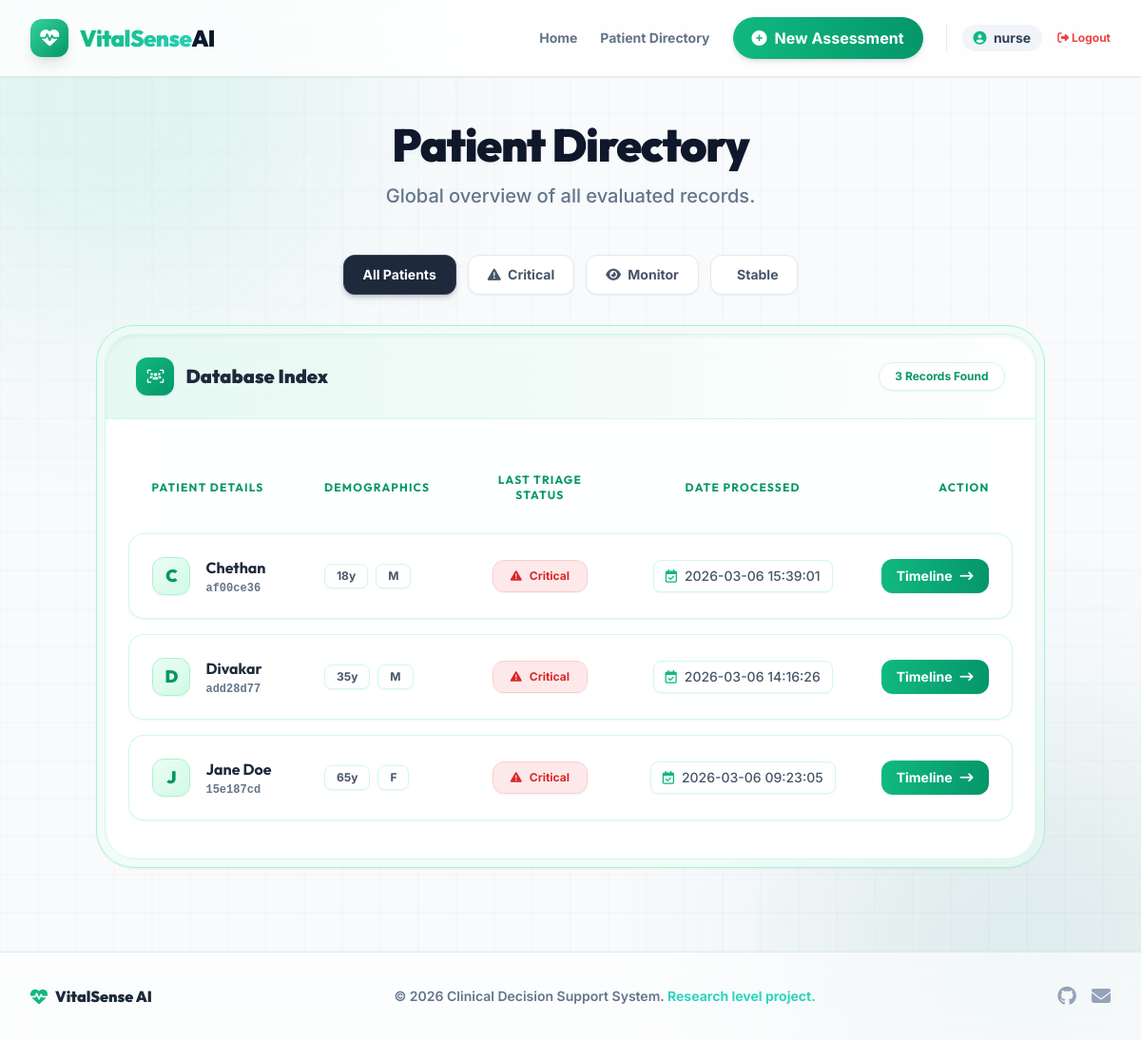
Screenshot of /history (signed in) with the database file from the repository.
### tables this page shows
CREATE TABLE assessments (
            id INTEGER PRIMARY KEY AUTOINCREMENT,
            patient_db_id INTEGER NOT NULL,
            heart_rate REAL,
            sys_bp REAL,
            dia_bp REAL,
            spo2 REAL,
            temperature REAL,
            resp_rate REAL,
            chest_pain INTEGER,
            shortness_breath INTEGER,
            fever INTEGER,
            dizziness INTEGER,
            fatigue INTEGER,
            palpitations INTEGER,
            nausea INTEGER,
            headache INTEGER,
            
            ai_risk_level INTEGER,
            ai_confidence REAL,
            recommended_doctor TEXT,
            recommended_actions TEXT,
            
            created_at TIMESTAMP DEFAULT CURRENT_TIMESTAMP,
            FOREIGN KEY(patient_db_id) REFERENCES patients(id)
        );

CREATE TABLE patients (
            id INTEGER PRIMARY KEY AUTOINCREMENT,
            patient_id TEXT UNIQUE NOT NULL,
            name TEXT NOT NULL,
            age INTEGER NOT NULL,
            gender TEXT NOT NULL,
            weight REAL NOT NULL,
            history_hypertension INTEGER,
            history_diabetes INTEGER,
            history_heart_disease INTEGER,
            created_at TIMESTAMP DEFAULT CURRENT_TIMESTAMP
        , room_no TEXT, bed_no TEXT);

### app.py (the view)
@app.route('/history')
@login_required
def history():
    patients = database.get_all_patients_with_latest_assessment()
    return render_template('history.html', patients=patients)

### templates/history.html (shortened to what this page needs)
{% extends "base.html" %}
{% block content %}
<div class="max-w-7xl mx-auto py-12 px-4 sm:px-6 lg:px-8 relative z-10">
    <div class="mb-12 text-center relative animate-fade-in-up delay-100">
        <h2 class="text-5xl font-black font-display text-slate-900 tracking-tight drop-shadow-sm">Patient Directory</h2>
        <p class="mt-4 text-xl text-slate-500 font-medium">Global overview of all evaluated records.</p>
    </div>
    <div class="flex justify-center gap-3 mb-8 animate-fade-in-up delay-150" id="patientFilters">
        <button data-filter="all" class="px-5 py-2.5 rounded-xl text-sm font-bold bg-slate-800 text-white shadow-md shadow-slate-800/20 transition-all border border-slate-700 hover:scale-105">All Patients</button>
        <button data-filter="critical" class="px-5 py-2.5 rounded-xl text-sm font-bold bg-white text-slate-600 hover:bg-slate-50 shadow-sm transition-all border border-slate-200 hover:text-red-600 hover:border-red-200 hover:scale-105"><i class="fa-solid fa-triangle-exclamation mr-1"></i> Critical</button>
        <button data-filter="monitor" class="px-5 py-2.5 rounded-xl text-sm font-bold bg-white text-slate-600 hover:bg-slate-50 shadow-sm transition-all border border-slate-200 hover:text-amber-500 hover:border-amber-200 hover:scale-105"><i class="fa-solid fa-eye mr-1"></i> Monitor</button>
        <button data-filter="stable" class="px-5 py-2.5 rounded-xl text-sm font-bold bg-white text-slate-600 hover:bg-slate-50 shadow-sm transition-all border border-slate-200 hover:text-emerald-500 hover:border-emerald-200 hover:scale-105"> Stable</button>
    </div>
    <div class="glass-panel bg-medical-50/50 rounded-[2.5rem] p-2 animate-fade-in-up delay-200 transition-all duration-500 hover:shadow-xl hover:shadow-medical-500/10 mb-10 border border-medical-200 shadow-sm">
        <div class="bg-white/95 backdrop-blur-xl rounded-[2rem] overflow-hidden border border-medical-100 shadow-inner">
            <div class="bg-gradient-to-r from-medical-500/10 to-transparent px-8 py-6 border-b border-medical-100 flex flex-col sm:flex-row items-start sm:items-center justify-between gap-4">
                <h3 class="text-xl font-black font-display text-slate-800 flex items-center gap-3">
                    <div class="w-10 h-10 rounded-xl bg-gradient-to-br from-medical-500 to-medical-600 text-white flex items-center justify-center shadow-sm shadow-medical-500/20">
                        <i class="fa-solid fa-users-viewfinder text-sm"></i>
                    </div>
                    Database Index
                </h3>
                <span class="bg-white text-medical-600 text-xs font-bold px-4 py-1.5 rounded-full border border-medical-100 shadow-sm">{{ patients|length }} Records Found</span>
            </div>
        <div class="overflow-x-auto p-6">
            <table class="w-full border-separate border-spacing-y-4" style="min-width: 800px;">
                <thead>
                    <tr>
                        <th scope="col" class="px-6 py-4 text-left text-xs font-bold font-display text-medical-600 uppercase tracking-widest w-[30%]">Patient Details</th>
                        <th scope="col" class="px-6 py-4 text-left text-xs font-bold font-display text-medical-600 uppercase tracking-widest min-w-[150px]">Demographics</th>
                        <th scope="col" class="px-6 py-4 text-center text-xs font-bold font-display text-medical-600 uppercase tracking-widest min-w-[140px]">Last Triage Status</th>
                        <th scope="col" class="px-6 py-4 text-center text-xs font-bold font-display text-medical-600 uppercase tracking-widest min-w-[180px]">Date Processed</th>
                        <th scope="col" class="px-6 py-4 text-right text-xs font-bold font-display text-medical-600 uppercase tracking-widest w-[160px]">Action</th>
                    </tr>
                </thead>
                <tbody class="bg-transparent">
                    {% for p in patients %}
                    <tr class="group relative bg-white/80 hover:bg-white border border-medical-100 rounded-2xl shadow-sm hover:shadow-md hover:shadow-medical-500/10 transition-all duration-300 transform hover:-translate-y-1 animate-fade-in-up patient-row" data-risk="{{ p.ai_risk_level }}" style="animation-delay: {{ loop.index0 * 100 + 300 }}ms;">
                        <td class="relative px-6 py-5 whitespace-nowrap rounded-l-2xl border-y border-l border-medical-100 group-hover:border-medical-300 transition-colors">
                            <div class="flex items-center">
                                <div class="flex-shrink-0 h-10 w-10 flex items-center justify-center rounded-xl bg-gradient-to-br from-medical-50 to-medical-100 text-medical-600 font-black font-display text-lg shadow-sm border border-medical-200 group-hover:rotate-12 transition-transform duration-300">
                                    {{ p.name[0]|upper }}
                                </div>
                                <div class="ml-4">
                                    <div class="text-base font-bold text-slate-800 font-display group-hover:text-medical-600 transition-colors">{{ p.name }}</div>
                                    <div class="text-xs font-semibold text-slate-500 font-mono mt-0.5">{{ p.patient_id }}</div>
                                </div>
                            </div>
                        </td>
                        <td class="px-6 py-5 whitespace-nowrap border-y border-medical-100 group-hover:border-medical-300 transition-colors">
                            <div class="flex flex-col gap-1.5 relative z-10 text-left">
                                <div class="flex items-center gap-2">
                                    <span class="px-3 py-1 rounded-lg bg-white border border-medical-100 text-slate-600 text-xs font-bold shadow-sm">{{ p.age }}y</span>
                                    <span class="px-3 py-1 rounded-lg bg-white border border-medical-100 text-slate-600 text-xs font-bold shadow-sm">{{ p.gender[0] }}</span>
                                </div>
                            </div>
                        </td>
                        <td class="px-6 py-5 whitespace-nowrap text-center border-y border-medical-100 group-hover:border-medical-300 transition-colors relative z-10 w-full h-[90px]">
                            <div class="flex justify-center items-center h-full w-full">
                                {% if p.ai_risk_level == 0 %}
                                    <div class="inline-flex items-center justify-center gap-2 px-3 py-1.5 rounded-xl bg-emerald-50 border border-emerald-200 text-emerald-600 text-xs font-bold shadow-sm group-hover:bg-emerald-100 transition-all h-[34px] w-[100px]">
                                        <i class="fa-solid fa-shield-check"></i> Stable
                                    </div>
                                {% elif p.ai_risk_level == 1 %}
                                    <div class="inline-flex items-center justify-center gap-2 px-3 py-1.5 rounded-xl bg-amber-50 border border-amber-200 text-amber-600 text-xs font-bold shadow-sm group-hover:bg-amber-100 transition-all h-[34px] w-[100px]">
                                        <i class="fa-solid fa-eye"></i> Monitor
                                    </div>
                                {% elif p.ai_risk_level == 2 %}
                                    <div class="inline-flex items-center justify-center gap-2 px-3 py-1.5 rounded-xl bg-red-50 border border-red-200 text-red-600 text-xs font-bold shadow-sm group-hover:bg-red-100 transition-all relative overflow-hidden h-[34px] w-[100px]">
                                        <div class="absolute inset-0 bg-red-100 animate-pulse opacity-50"></div>
                                        <span class="relative z-10 flex items-center justify-center gap-2">
                                            <i class="fa-solid fa-triangle-exclamation"></i> Critical
                                        </span>
                                    </div>
                                {% else %}
                                    <span class="text-xs text-slate-500 italic h-[34px] flex items-center justify-center w-[100px]">No Data</span>
                                {% endif %}
                            </div>
                        </td>
                        <td class="px-6 py-5 whitespace-nowrap text-center text-sm font-medium border-y border-medical-100 group-hover:border-medical-300 transition-colors">
                            <div class="flex justify-center w-full">
                                <span class="bg-white px-3 py-1.5 rounded-lg border border-medical-100 text-slate-600 flex items-center justify-center gap-2 shadow-sm w-fit">
                                    <i class="fa-regular fa-calendar-check text-medical-500"></i>
                                    {{ p.last_assessment_date.split('.')[0] if p.last_assessment_date else 'N/A' }}
                                </span>
                            </div>
                        </td>
                        <td class="px-6 py-4 whitespace-nowrap text-right text-sm font-medium rounded-r-2xl border-y border-r border-medical-100 group-hover:border-medical-300 transition-colors relative z-10 w-[160px]">
                            <div class="flex flex-col gap-2">
                                <a href="{{ url_for('patient_history', patient_id=p.patient_id) }}" class="inline-flex items-center justify-center w-full gap-2 px-4 py-2 rounded-xl bg-gradient-to-r from-medical-500 to-medical-600 text-white font-bold transition-all shadow-sm hover:shadow-md hover:shadow-medical-500/20 group/btn">
                                    <span>Timeline</span>
                                    <i class="fa-solid fa-arrow-right-long text-white transition-all group-hover/btn:translate-x-1"></i>
                                </a>
                            </div>
                        </td>
                    </tr>
                    {% endfor %}
                </tbody>
            </table>
        </div>
    </div>
</div>
{% endblock %}

### rows the page displays
assessments: name "C", name "Chethan", patient_id "af00ce36", age "18", gender "M", ai_risk_level 2 (drawn), last_assessment_date "2026-03-06 15:39:01"
assessments: name "D", name "Divakar", patient_id "add28d77", age "35", gender "M", ai_risk_level 2 (drawn), last_assessment_date "2026-03-06 14:16:26"
assessments: name "J", name "Jane Doe", patient_id "15e187cd", age "65", gender "F", ai_risk_level 2 (drawn), last_assessment_date "2026-03-06 09:23:05"

### other values shown
{{ current_user.username }} "nurse"
{{ patients|length }} "3"
